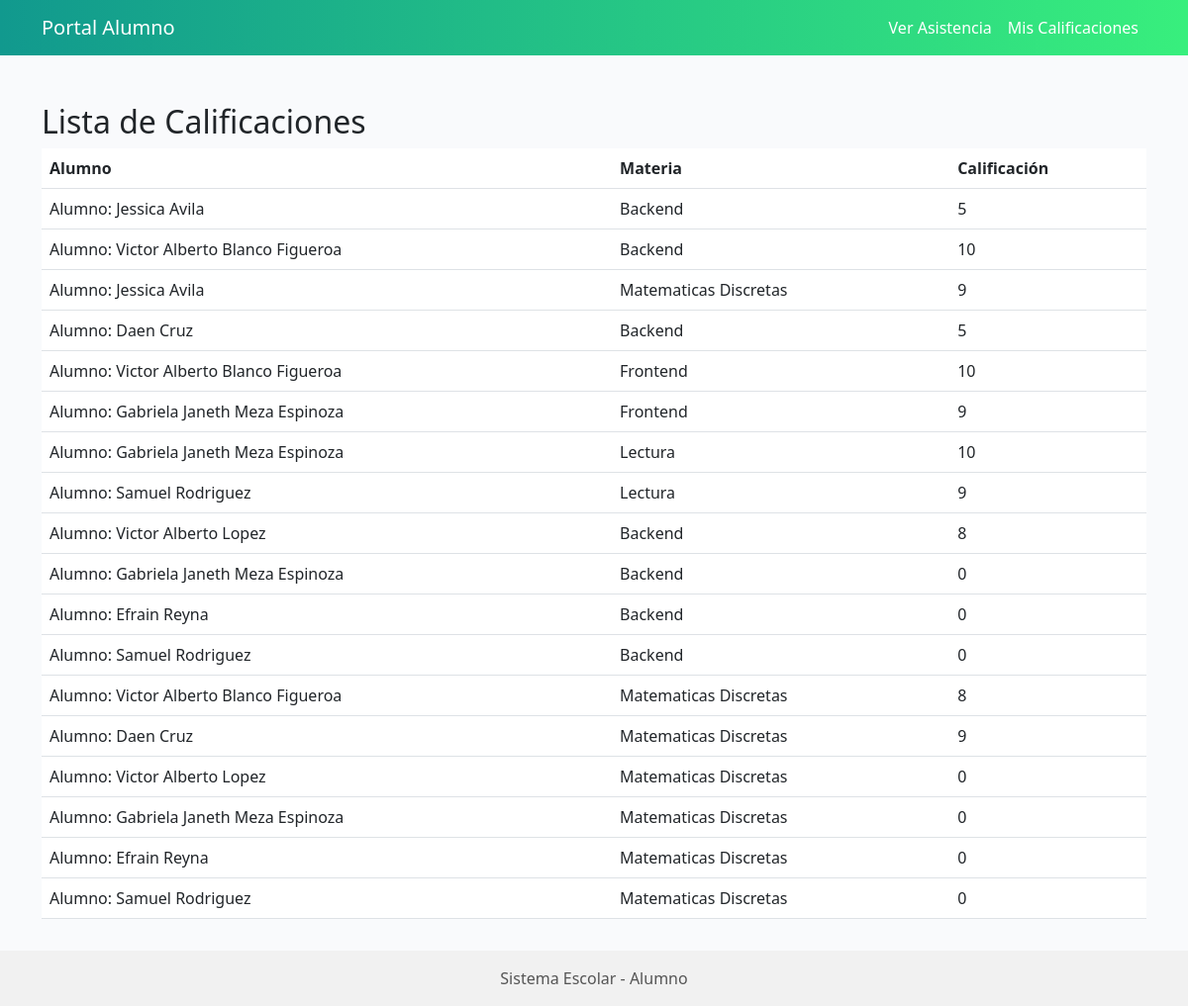
/calificaciones/ (signed in), run on the app's committed database.
### gestion_escolar/models.py (models this page shows, shortened)
class Calificacion(models.Model):
    alumno = models.ForeignKey(Alumno, on_delete=models.CASCADE)
    materia = models.ForeignKey(Materia, on_delete=models.CASCADE)
    docente = models.ForeignKey(Docente, on_delete=models.CASCADE)  # No debe ser NULL
    calificacion = models.FloatField()

class Alumno(models.Model):
    usuario = models.OneToOneField(User, on_delete=models.CASCADE)
    matricula = models.CharField(max_length=20, blank=True, null=True)
    nombre = models.CharField(max_length=100, blank=True, null=True)
    apellido = models.CharField(max_length=100, blank=True, null=True)
    fecha_nacimiento = models.DateField(blank=True, null=True)
    def __str__(self):
        if self.nombre or self.apellido:
            return f"Alumno: {self.nombre} {self.apellido}"
        return f"Alumno (usuario: {self.usuario.username})"

class Materia(models.Model):
    nombre = models.CharField(max_length=100)
    docente = models.ForeignKey(Docente, on_delete=models.CASCADE)
    def __str__(self):
        return self.nombre

### gestion_escolar/views.py (the view)
# urls.py: path("calificaciones/", lista_calificaciones, name="lista_calificaciones"),
@login_required
def lista_calificaciones(request):
    calificaciones = Calificacion.objects.all()
    return render(request, "gestion/lista_calificaciones.html", {"calificaciones": calificaciones})

### gestion_escolar/templates/gestion/lista_calificaciones.html
{% extends "base_alumnos.html" %}
{% block content %}
<div class="container mt-5">
    <h2>Lista de Calificaciones</h2>
    <table class="table">
        <thead>
            <tr>
                <th>Alumno</th>
                <th>Materia</th>
                <th>Calificación</th>
            </tr>
        </thead>
        <tbody>
            {% for calificacion in calificaciones %}
            <tr>
                <td>{{ calificacion.alumno }}</td>
                <td>{{ calificacion.materia }}</td>
                <td>{{ calificacion.calificacion }}</td>
            </tr>
            {% endfor %}
        </tbody>
    </table>
</div>
{% endblock %}

### data on the page
Calificacion: alumno "Alumno: Jessica Avila", materia "Backend", calificacion "5"
Calificacion: alumno "Alumno: Victor Alberto Blanco Figueroa", materia "Backend", calificacion "10"
Calificacion: alumno "Alumno: Jessica Avila", materia "Matematicas Discretas", calificacion "9"
Calificacion: alumno "Alumno: Daen Cruz", materia "Backend", calificacion "5"
Calificacion: alumno "Alumno: Victor Alberto Blanco Figueroa", materia "Frontend", calificacion "10"
Calificacion: alumno "Alumno: Gabriela Janeth Meza Espinoza", materia "Frontend", calificacion "9"
Calificacion: alumno "Alumno: Gabriela Janeth Meza Espinoza", materia "Lectura", calificacion "10"
Calificacion: alumno "Alumno: Samuel Rodriguez", materia "Lectura", calificacion "9"
Calificacion: alumno "Alumno: Victor Alberto Lopez", materia "Backend", calificacion "8"
Calificacion: alumno "Alumno: Gabriela Janeth Meza Espinoza", materia "Backend", calificacion "0"
Calificacion: alumno "Alumno: Efrain Reyna", materia "Backend", calificacion "0"
Calificacion: alumno "Alumno: Samuel Rodriguez", materia "Backend", calificacion "0"
Calificacion: alumno "Alumno: Victor Alberto Blanco Figueroa", materia "Matematicas Discretas", calificacion "8"
Calificacion: alumno "Alumno: Daen Cruz", materia "Matematicas Discretas", calificacion "9"
Calificacion: alumno "Alumno: Victor Alberto Lopez", materia "Matematicas Discretas", calificacion "0"
Calificacion: alumno "Alumno: Gabriela Janeth Meza Espinoza", materia "Matematicas Discretas", calificacion "0"
Calificacion: alumno "Alumno: Efrain Reyna", materia "Matematicas Discretas", calificacion "0"
Calificacion: alumno "Alumno: Samuel Rodriguez", materia "Matematicas Discretas", calificacion "0"
